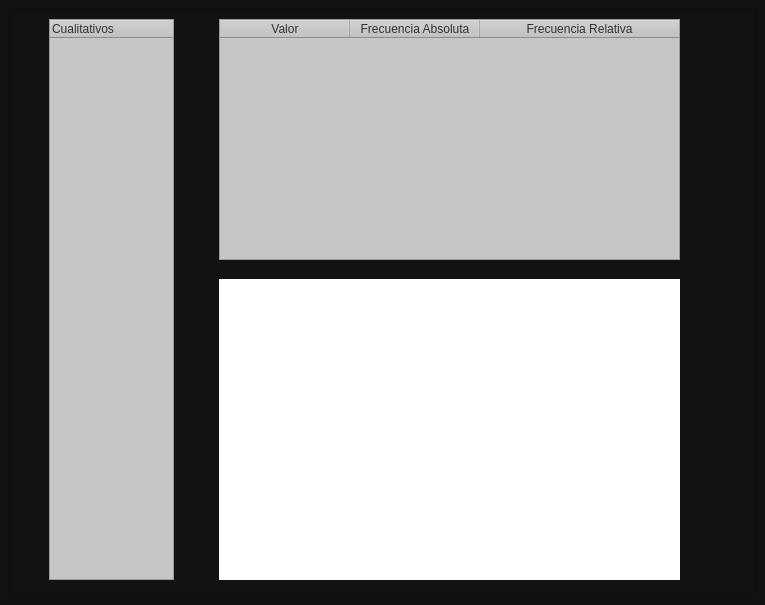
<?xml version="1.0" encoding="UTF-8"?>
<ui version="4.0">
 <class>Principal</class>
 <widget class="QMainWindow" name="Principal">
  <property name="enabled">
   <bool>true</bool>
  </property>
  <property name="geometry">
   <rect>
    <x>0</x>
    <y>0</y>
    <width>765</width>
    <height>605</height>
   </rect>
  </property>
  <property name="windowTitle">
   <string>Probabilidad_Estaditica</string>
  </property>
  <property name="styleSheet">
   <string notr="true">background-color: rgba(18,18,18,1);</string>
  </property>
  <widget class="QWidget" name="centralwidget">
   <layout class="QHBoxLayout" name="horizontalLayout">
    <item>
     <widget class="QFrame" name="frame">
      <property name="enabled">
       <bool>true</bool>
      </property>
      <property name="font">
       <font>
        <kerning>false</kerning>
       </font>
      </property>
      <property name="styleSheet">
       <string notr="true">background-color: rgba(18,18,18,1);
</string>
      </property>
      <property name="frameShape">
       <enum>QFrame::StyledPanel</enum>
      </property>
      <property name="frameShadow">
       <enum>QFrame::Raised</enum>
      </property>
      <widget class="QTableWidget" name="tableCualitativas">
       <property name="geometry">
        <rect>
         <x>40</x>
         <y>10</y>
         <width>125</width>
         <height>561</height>
        </rect>
       </property>
       <property name="styleSheet">
        <string notr="true">background-color: rgb(198, 198, 198);
color: rgb(50, 50, 50);</string>
       </property>
       <property name="verticalScrollBarPolicy">
        <enum>Qt::ScrollBarAsNeeded</enum>
       </property>
       <property name="horizontalScrollBarPolicy">
        <enum>Qt::ScrollBarAsNeeded</enum>
       </property>
       <property name="sizeAdjustPolicy">
        <enum>QAbstractScrollArea::AdjustToContentsOnFirstShow</enum>
       </property>
       <property name="editTriggers">
        <set>QAbstractItemView::NoEditTriggers</set>
       </property>
       <property name="rowCount">
        <number>0</number>
       </property>
       <attribute name="horizontalHeaderCascadingSectionResizes">
        <bool>false</bool>
       </attribute>
       <attribute name="horizontalHeaderMinimumSectionSize">
        <number>10</number>
       </attribute>
       <attribute name="horizontalHeaderDefaultSectionSize">
        <number>100</number>
       </attribute>
       <attribute name="horizontalHeaderHighlightSections">
        <bool>false</bool>
       </attribute>
       <attribute name="horizontalHeaderShowSortIndicator" stdset="0">
        <bool>false</bool>
       </attribute>
       <attribute name="horizontalHeaderStretchLastSection">
        <bool>true</bool>
       </attribute>
       <attribute name="verticalHeaderVisible">
        <bool>true</bool>
       </attribute>
       <attribute name="verticalHeaderCascadingSectionResizes">
        <bool>true</bool>
       </attribute>
       <attribute name="verticalHeaderMinimumSectionSize">
        <number>10</number>
       </attribute>
       <attribute name="verticalHeaderDefaultSectionSize">
        <number>25</number>
       </attribute>
       <attribute name="verticalHeaderHighlightSections">
        <bool>true</bool>
       </attribute>
       <attribute name="verticalHeaderShowSortIndicator" stdset="0">
        <bool>true</bool>
       </attribute>
       <attribute name="verticalHeaderStretchLastSection">
        <bool>false</bool>
       </attribute>
       <column>
        <property name="text">
         <string>Cualitativos</string>
        </property>
        <property name="textAlignment">
         <set>AlignLeading|AlignVCenter</set>
        </property>
       </column>
      </widget>
      <widget class="MplWidget" name="MplWidget" native="true">
       <property name="geometry">
        <rect>
         <x>210</x>
         <y>270</y>
         <width>461</width>
         <height>301</height>
        </rect>
       </property>
       <property name="styleSheet">
        <string notr="true">background-color: rgb(255, 255, 255);</string>
       </property>
      </widget>
      <widget class="QTableWidget" name="tableFrecuencia">
       <property name="geometry">
        <rect>
         <x>210</x>
         <y>10</y>
         <width>461</width>
         <height>241</height>
        </rect>
       </property>
       <property name="styleSheet">
        <string notr="true">background-color: rgb(198, 198, 198);
color: rgb(50, 50, 50);</string>
       </property>
       <property name="editTriggers">
        <set>QAbstractItemView::NoEditTriggers</set>
       </property>
       <attribute name="horizontalHeaderDefaultSectionSize">
        <number>130</number>
       </attribute>
       <attribute name="horizontalHeaderShowSortIndicator" stdset="0">
        <bool>false</bool>
       </attribute>
       <attribute name="horizontalHeaderStretchLastSection">
        <bool>true</bool>
       </attribute>
       <attribute name="verticalHeaderVisible">
        <bool>false</bool>
       </attribute>
       <attribute name="verticalHeaderHighlightSections">
        <bool>true</bool>
       </attribute>
       <column>
        <property name="text">
         <string>Valor</string>
        </property>
       </column>
       <column>
        <property name="text">
         <string>Frecuencia Absoluta</string>
        </property>
       </column>
       <column>
        <property name="text">
         <string>Frecuencia Relativa</string>
        </property>
       </column>
      </widget>
     </widget>
    </item>
   </layout>
  </widget>
 </widget>
 <customwidgets>
  <customwidget>
   <class>MplWidget</class>
   <extends>QWidget</extends>
   <header>Model.mplwidget.h</header>
   <container>1</container>
  </customwidget>
 </customwidgets>
 <resources/>
 <connections/>
</ui>
